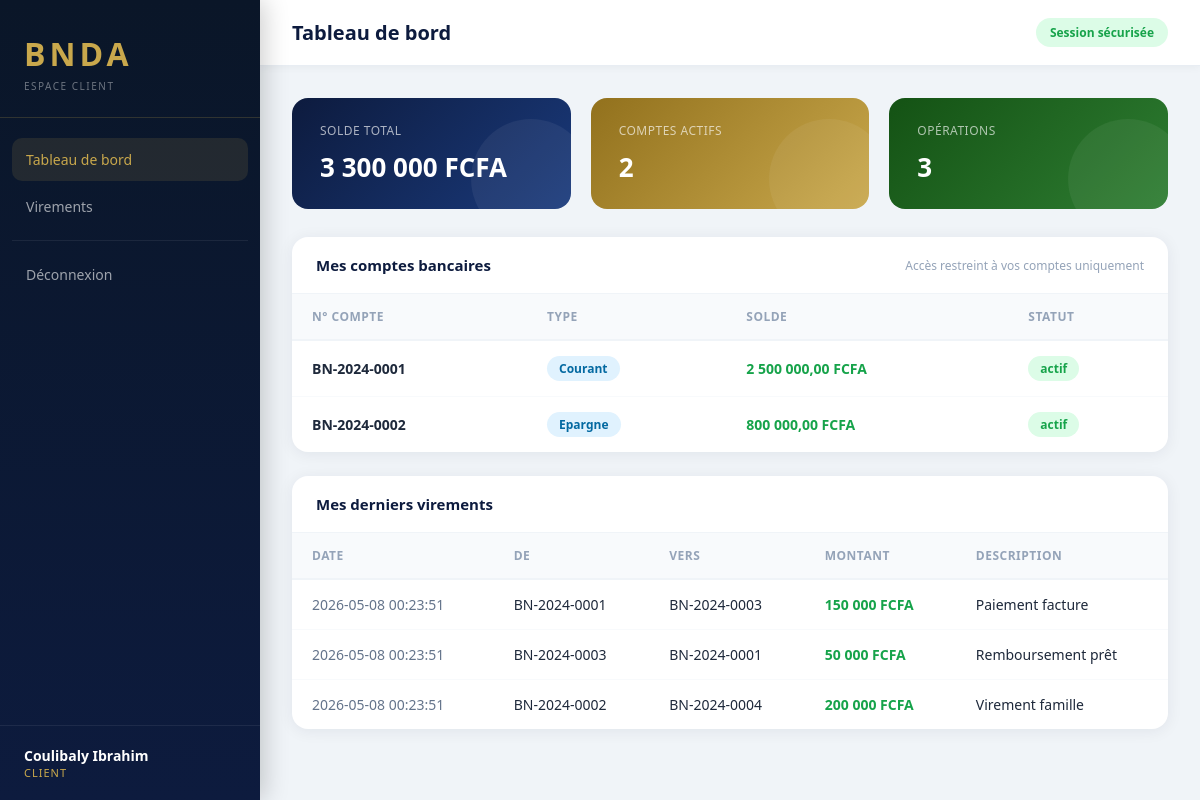
The page /home.php (signed in) on the database its author committed.
### tables this page shows
CREATE TABLE comptes (
    id INT AUTO_INCREMENT PRIMARY KEY,
    user_id INT NOT NULL,
    numero VARCHAR(20) UNIQUE NOT NULL,
    type ENUM('courant','epargne') DEFAULT 'courant',
    solde DECIMAL(15,2) DEFAULT 0.00,
    statut ENUM('actif','bloque') DEFAULT 'actif',
    FOREIGN KEY (user_id) REFERENCES users(id) ON DELETE CASCADE
);

CREATE TABLE virements (
    id INT AUTO_INCREMENT PRIMARY KEY,
    compte_src INT,
    compte_dst INT,
    montant DECIMAL(15,2) NOT NULL,
    description VARCHAR(255),
    date_op DATETIME DEFAULT CURRENT_TIMESTAMP,
    FOREIGN KEY (compte_src) REFERENCES comptes(id),
    FOREIGN KEY (compte_dst) REFERENCES comptes(id)
);

### db.php (called while the page is built, shortened)
<?php
function e(string $s): string {
    return htmlspecialchars($s, ENT_QUOTES | ENT_HTML5, 'UTF-8');
}
?>

### home.php (the view, shortened to what this page needs)
<?php require_once 'auth.php'; ?>
<?php
$uid = (int)$_SESSION['uid'];
$stmt = $pdo->prepare("SELECT * FROM comptes WHERE user_id=? AND statut='actif'");
$stmt->execute([$uid]);
$comptes = $stmt->fetchAll();
$solde_total = array_sum(array_column($comptes, 'solde'));
$ids = array_column($comptes, 'id');
$virements = [];
if (!empty($ids)) {
    $ph = implode(',', array_fill(0, count($ids), '?'));
    $s2 = $pdo->prepare(
        "SELECT v.*, cs.numero AS src, cd.numero AS dst
         FROM virements v
         LEFT JOIN comptes cs ON v.compte_src=cs.id
         LEFT JOIN comptes cd ON v.compte_dst=cd.id
         WHERE v.compte_src IN ($ph) OR v.compte_dst IN ($ph)
         ORDER BY v.date_op DESC LIMIT 8"
    );
    $s2->execute(array_merge($ids, $ids));
    $virements = $s2->fetchAll();
}
?>
<!DOCTYPE html>
<html lang="fr">
<head>
</head>
<body> <aside class="sidebar"> <div class="sidebar-head"> <div class="logo">BNDA</div> <div class="sub">ESPACE CLIENT</div> </div> <nav class="nav"> <a href="home.php" class="active">Tableau de bord</a> <a href="virement.php">Virements</a> <?php if ($_SESSION['role'] === 'admin'): ?> <a href="admin.php">Administration</a> <?php endif; ?> <hr class="nav-divider"> <a href="logout.php">Déconnexion</a> </nav> <div class="sidebar-foot"> <div class="user-info">  <div class="name"><?= e($_SESSION['nom']) ?></div> <div class="role"><?= e($_SESSION['role']) ?></div> </div> </div>
</aside> <main class="main"> <div class="topbar"> <h2>Tableau de bord</h2> <div class="secure-badge"> Session sécurisée</div> </div> <div class="content"> <div class="stats"> <div class="stat-card navy"> <span class="stat-icon"></span> <div class="stat-label">SOLDE TOTAL</div> <div class="stat-value"><?= number_format($solde_total, 0, ',', ' ') ?> FCFA</div> </div> <div class="stat-card gold"> <span class="stat-icon"></span> <div class="stat-label">COMPTES ACTIFS</div> <div class="stat-value"><?= count($comptes) ?></div> </div> <div class="stat-card green"> <span class="stat-icon"></span> <div class="stat-label">OPÉRATIONS</div> <div class="stat-value"><?= count($virements) ?></div> </div> </div> <div class="card"> <div class="card-head"> <h3> Mes comptes bancaires</h3> <span style="font-size:12px;color:#94a3b8">Accès restreint à vos comptes uniquement</span> </div> <table> <thead> <tr><th>N° Compte</th><th>Type</th><th>Solde</th><th>Statut</th></tr> </thead> <tbody> <?php foreach ($comptes as $c): ?> <tr> <td><strong><?= e($c['numero']) ?></strong></td> <td><span class="badge badge-type"><?= e(ucfirst($c['type'])) ?></span></td> <td class="amount"><?= number_format($c['solde'], 2, ',', ' ') ?> FCFA</td> <td><span class="badge badge-<?= e($c['statut']) ?>"><?= e($c['statut']) ?></span></td> </tr> <?php endforeach; ?> </tbody> </table> </div> <div class="card"> <div class="card-head"><h3> Mes derniers virements</h3></div> <table> <thead> <tr><th>Date</th><th>De</th><th>Vers</th><th>Montant</th><th>Description</th></tr> </thead> <tbody> <?php foreach ($virements as $v): ?> <tr> <td style="color:#64748b"><?= e($v['date_op']) ?></td> <td><?= e($v['src'] ?? '—') ?></td> <td><?= e($v['dst'] ?? '—') ?></td> <td class="amount"><?= number_format($v['montant'], 0, ',', ' ') ?> FCFA</td>  <td><?= e($v['description'] ?? '') ?></td> </tr> <?php endforeach; ?> </tbody> </table> </div> </div>
</main>
</body>
</html>

### home.php (style rules this page uses)
*, *::before, *::after { box-sizing: border-box; margin: 0; padding: 0; }
body { font-family: 'Segoe UI', system-ui, sans-serif; background: #f0f4f8; display: flex; }
.sidebar { width: 260px; min-height: 100vh; position: fixed; left: 0; top: 0; background: linear-gradient(180deg, #0a1628 0%, #0d1b3e 100%); display: flex; flex-direction: column; box-shadow: 4px 0 24px rgba(0,0,0,0.2); z-index: 100; }
.sidebar-head { padding: 32px 24px 24px; border-bottom: 1px solid rgba(201,168,76,0.2); }
.sidebar-head .logo { color: #c9a84c; font-size: 32px; font-weight: 900; letter-spacing: 4px; }
.sidebar-head .sub { color: rgba(255,255,255,0.4); font-size: 10px; letter-spacing: 1.5px; margin-top: 4px; }
.nav { padding: 20px 12px; flex: 1; }
.nav a { display: flex; align-items: center; gap: 12px; padding: 12px 14px; border-radius: 10px; color: rgba(255,255,255,0.6); text-decoration: none; font-size: 14px; font-weight: 500; margin-bottom: 4px; transition: all 0.2s; }
.nav a:hover, .nav a.active { background: rgba(201,168,76,0.12); color: #c9a84c; }
.nav-divider { border: none; border-top: 1px solid rgba(255,255,255,0.07); margin: 12px 0; }
.sidebar-foot { padding: 20px 24px; border-top: 1px solid rgba(255,255,255,0.07); }
.user-info .name { color: #fff; font-size: 14px; font-weight: 600; }
.user-info .role { color: #c9a84c; font-size: 11px; text-transform: uppercase; letter-spacing: 1px; }
.main { margin-left: 260px; flex: 1; }
.topbar { background: #fff; padding: 18px 32px; display: flex; justify-content: space-between; align-items: center; border-bottom: 1px solid #e8edf3; box-shadow: 0 2px 8px rgba(0,0,0,0.04); }
.topbar h2 { font-size: 20px; color: #0d1b3e; font-weight: 700; }
.secure-badge { display: flex; align-items: center; gap: 6px; background: #dcfce7; color: #16a34a; padding: 6px 14px; border-radius: 20px; font-size: 12px; font-weight: 700; }
.content { padding: 32px; }
.stats { display: grid; grid-template-columns: repeat(3, 1fr); gap: 20px; margin-bottom: 28px; }
.stat-card { border-radius: 16px; padding: 24px 28px; position: relative; overflow: hidden; cursor: default; transition: transform 0.2s; }
.stat-card.navy { background: linear-gradient(135deg, #0d1b3e 0%, #1a3a7c 100%); }
.stat-card.gold { background: linear-gradient(135deg, #92711d 0%, #c9a84c 100%); }
.stat-card.green { background: linear-gradient(135deg, #145214 0%, #2e7d32 100%); }
.stat-card::after { content: ''; position: absolute; width: 120px; height: 120px; border-radius: 50%; background: rgba(255,255,255,0.06); bottom: -30px; right: -20px; }
.stat-label { color: rgba(255,255,255,0.65); font-size: 12px; letter-spacing: 0.5px; margin-bottom: 10px; }
.stat-value { color: #fff; font-size: 26px; font-weight: 800; }
.card { background: #fff; border-radius: 16px; box-shadow: 0 2px 16px rgba(13,27,62,0.07); margin-bottom: 24px; overflow: hidden; }
.card-head { padding: 18px 24px; border-bottom: 1px solid #f0f4f8; display: flex; justify-content: space-between; align-items: center; }
.card-head h3 { font-size: 15px; font-weight: 700; color: #0d1b3e; }
table { width: 100%; border-collapse: collapse; }
thead th { padding: 14px 20px; text-align: left; font-size: 12px; color: #94a3b8; font-weight: 600; letter-spacing: 0.5px; text-transform: uppercase; background: #f8fafc; border-bottom: 2px solid #f0f4f8; }
tbody td { padding: 15px 20px; border-bottom: 1px solid #f8fafc; color: #1e293b; font-size: 14px; }
tbody tr:last-child td { border-bottom: none; }
.badge { display: inline-block; padding: 4px 12px; border-radius: 20px; font-size: 12px; font-weight: 600; }
.badge-actif { background: #dcfce7; color: #16a34a; }
.badge-type { background: #e0f2fe; color: #0369a1; }
.amount { font-weight: 700; color: #16a34a; }

### rows shown on the page
comptes: numero "BN-2024-0001", type "Courant", solde "2 500 000,00", statut "actif"
comptes: numero "BN-2024-0002", type "Epargne", solde "800 000,00", statut "actif"
virements: date_op "2026-05-08 00:23:51", compte_src.numero "BN-2024-0001", compte_dst.numero "BN-2024-0003", montant "150 000", description "Paiement facture"
virements: date_op "2026-05-08 00:23:51", compte_src.numero "BN-2024-0003", compte_dst.numero "BN-2024-0001", montant "50 000", description "Remboursement prêt"
virements: date_op "2026-05-08 00:23:51", compte_src.numero "BN-2024-0002", compte_dst.numero "BN-2024-0004", montant "200 000", description "Virement famille"

### other values the page prints
$_SESSION['nom'] "Coulibaly Ibrahim"
$_SESSION['role'] "CLIENT"
$solde_total "3 300 000"
count($comptes) "2"
count($virements) "3"
